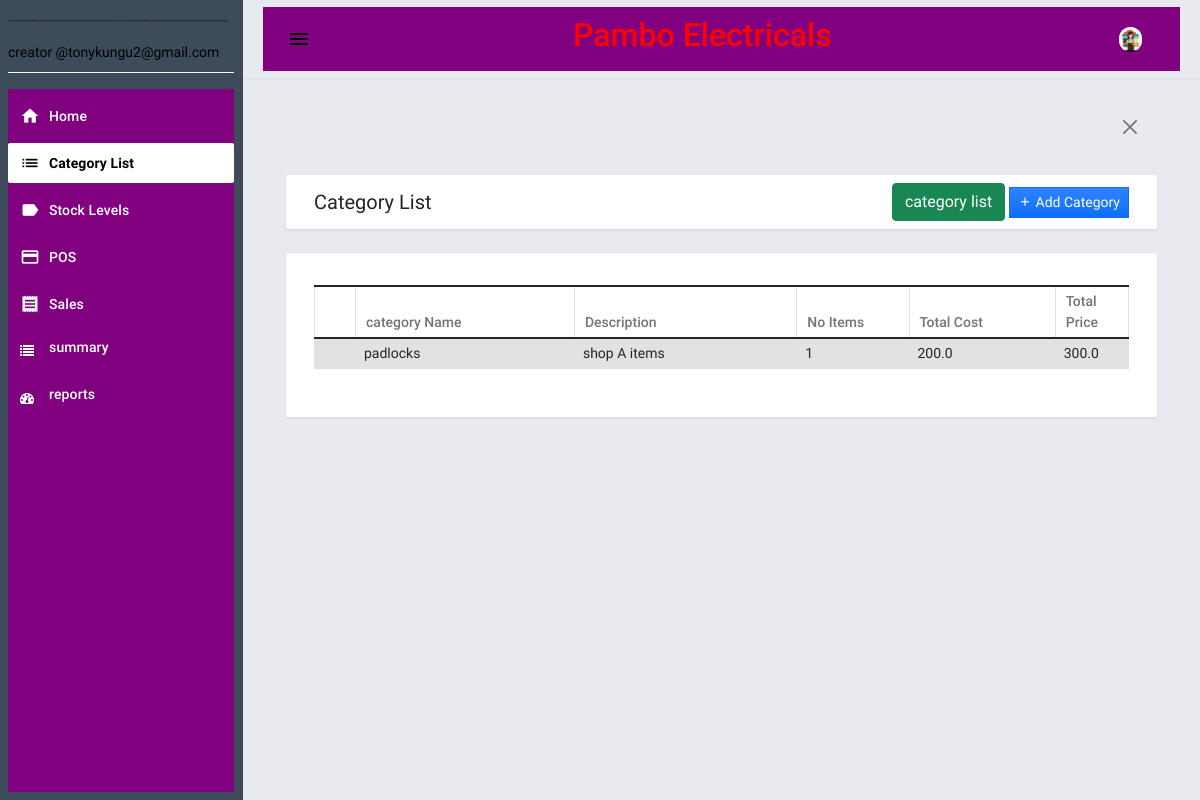
/category (signed in), run on the app's committed database.
### pambo/database.py (models this page shows)
class products(posData.Model): # actual products info
    pid=posData.Column(posData.Integer,primary_key=True)
    serial=posData.Column(posData.String(),nullable=False,default="0")
    pname=posData.Column(posData.String(100),nullable=False)
    pDesc=posData.Column(posData.String(100),nullable=True)
    pCat=posData.Column(posData.String(100),nullable=False)
    pImage=posData.Column(posData.String(100),nullable=True)
    pQuant=posData.Column(posData.Float,nullable=False)
    pCost=posData.Column(posData.Float,nullable=False)
    pPrice=posData.Column(posData.Float,nullable=False)
    pStatus=posData.Column(posData.String(100),nullable=False)
    pDate=posData.Column(posData.DateTime,nullable=False,default=datetime.utcnow)
    pShop=posData.Column(posData.String(100),nullable=False)
    pCreator=posData.Column(posData.String(100),nullable=False)

### pambo/routes.py (the view)
@app.route('/category')
@login_required
def catInfo():
    cat=getCat()
    cats=category.query.all()
    return render_template('category.html',cat=cat,cats=cats)

### pambo/grpProd.py (called while the page is built)
def getCat():
    conn=sqlite3.connect('./pambo/pos.db')
    rows=[]
    con=conn.execute('select pCat,pDesc,count(*) as number,sum(pCost) as total_cost,sum(pPrice) as total_price from products group by pCat')
    for row in con:
       rows.append(row)
    return rows

### pambo/routes.py (called while the page is built)
@logins.user_loader
def load_user(id):
    return posUsers.query.get(int(id))

### pambo/template/category.html (shortened to what this page needs)
{% extends "base.html" %} {% block pageContent %}
<div class="mdc-layout-grid__cell stretch-card mdc-layout-grid__cell--span-12">
    <div class="mdc-card py-2">
        <div class="d-flex justify-content-between align-items-center">
            <h4 class="card-title mb-0">Category List</h4>
            <div class="text-start">
                <button onclick="catList();" class="btn btn-success" id="catlist"><span>category list</span></button></a>
                <a href="{{url_for('addCat')}}"><button class="btn btn-primary bg-gradient btn-sm rounded-0" id="create_new"><i class="mdi mdi-plus"></i><span> Add Category</span></button></a>
            </div>
        </div>
    </div>
</div>
<div class="mdc-layout-grid__cell stretch-card mdc-layout-grid__cell--span-12">
    <div class="mdc-card">
        <div class="table-responsive" id="categories">
            <table class="table table-striped table-bordered">
                <colgroup>
                    <col width="5%">
                    <col width="30%">
                    <col width="30%">
                    <col width="15%">
                    <col width="20%">
                </colgroup>
                <thead>
                    <tr>
                        <th class="text-center py-1"></th>
                        <th class="text-start py-1">category Name</th>
                        <th class="text-start py-1">Description</th>
                        <th class="text-start py-1">No Items</th>
                        <th class="text-start py-1">Total Cost</th>
                        <th class="text-start py-1">Total Price</th>
                    </tr>
                </thead>
                <tbody>
                    {% for cat in cat %}
                    <tr>
                        <td class="px-2 py-1 text-center"></td>
                        <td class="px-2 py-1 text-start" style="margin-left:100px">{{cat[0]}}</td>
                        <td class="px-2 py-1 text-start">{{cat[1]}}</td>
                        <td class="px-2 py-1 text-start">{{cat[2]}}</td>
                        <td class="px-2 py-1 text-start">{{cat[3]}}</td>
                        <td class="px-2 py-1 text-start">{{cat[4]}}</td>
                    </tr>
                    {% endfor %}
                </tbody>
            </table>
        </div>
    </div>
</div>
{% endblock pageContent %}

### pambo/static/posAPP/assets/default/css/style.css (style rules this page uses)
html, body { height: 100%; width: 100%; }

### data on the page
products: pCat "padlocks", pDesc "shop A items", cat "1", pCost "200.0", pPrice "300.0"
